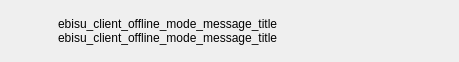
<?xml version="1.0" encoding="UTF-8"?>
<ui version="4.0">
 <class>ClientMessageAreaView</class>
 <widget class="QWidget" name="ClientMessageAreaView">
  <property name="geometry">
   <rect>
    <x>0</x>
    <y>0</y>
    <width>459</width>
    <height>62</height>
   </rect>
  </property>
  <layout class="QGridLayout" name="gridLayout" columnstretch="3,0,0,0,0,0,0,3">
   <item row="0" column="0" colspan="5">
    <spacer name="spacerTop">
     <property name="orientation">
      <enum>Qt::Vertical</enum>
     </property>
     <property name="sizeHint" stdset="0">
      <size>
       <width>0</width>
       <height>0</height>
      </size>
     </property>
    </spacer>
   </item>
   <item row="1" column="1" rowspan="2">
    <widget class="QLabel" name="icon"/>
   </item>
   <item row="1" column="0" rowspan="2">
    <spacer name="spacerLeft">
     <property name="orientation">
      <enum>Qt::Horizontal</enum>
     </property>
     <property name="sizeType">
      <enum>QSizePolicy::Expanding</enum>
     </property>
     <property name="sizeHint" stdset="0">
      <size>
       <width>0</width>
       <height>0</height>
      </size>
     </property>
    </spacer>
   </item>
   <item row="1" column="2">
    <widget class="QLabel" name="lblTitle">
     <property name="text">
      <string>ebisu_client_offline_mode_message_title</string>
     </property>
    </widget>
   </item>
   <item row="1" column="3" rowspan="2">
    <spacer name="spacerMiddle">
     <property name="orientation">
      <enum>Qt::Horizontal</enum>
     </property>
     <property name="sizeType">
      <enum>QSizePolicy::Fixed</enum>
     </property>
     <property name="sizeHint" stdset="0">
      <size>
       <width>40</width>
       <height>1</height>
      </size>
     </property>
    </spacer>
   </item>
   <item row="1" column="4" rowspan="2">
    <widget class="QPushButton" name="btn1">
     <property name="cursor">
      <cursorShape>PointingHandCursor</cursorShape>
     </property>
     <property name="flat">
      <bool>true</bool>
     </property>
    </widget>
   </item>
   <item row="1" column="5" rowspan="2">
    <spacer name="spacerButton">
     <property name="orientation">
      <enum>Qt::Horizontal</enum>
     </property>
     <property name="sizeHint" stdset="0">
      <size>
       <width>10</width>
       <height>1</height>
      </size>
     </property>
    </spacer>
   </item>
   <item row="1" column="6" rowspan="2">
    <widget class="QPushButton" name="btn2">
     <property name="cursor">
      <cursorShape>PointingHandCursor</cursorShape>
     </property>
     <property name="flat">
      <bool>true</bool>
     </property>
    </widget>
   </item>
   <item row="1" column="7" rowspan="2">
    <spacer name="spacerRight">
     <property name="orientation">
      <enum>Qt::Horizontal</enum>
     </property>
     <property name="sizeType">
      <enum>QSizePolicy::Expanding</enum>
     </property>
     <property name="sizeHint" stdset="0">
      <size>
       <width>0</width>
       <height>0</height>
      </size>
     </property>
    </spacer>
   </item>
   <item row="2" column="2">
    <widget class="QLabel" name="lblText">
     <property name="text">
      <string>ebisu_client_offline_mode_message_title</string>
     </property>
    </widget>
   </item>
   <item row="3" column="0" colspan="5">
    <spacer name="spacerBottom">
     <property name="orientation">
      <enum>Qt::Vertical</enum>
     </property>
     <property name="sizeHint" stdset="0">
      <size>
       <width>0</width>
       <height>0</height>
      </size>
     </property>
    </spacer>
   </item>
  </layout>
 </widget>
 <layoutdefault spacing="0" margin="0"/>
 <resources/>
 <connections/>
</ui>
